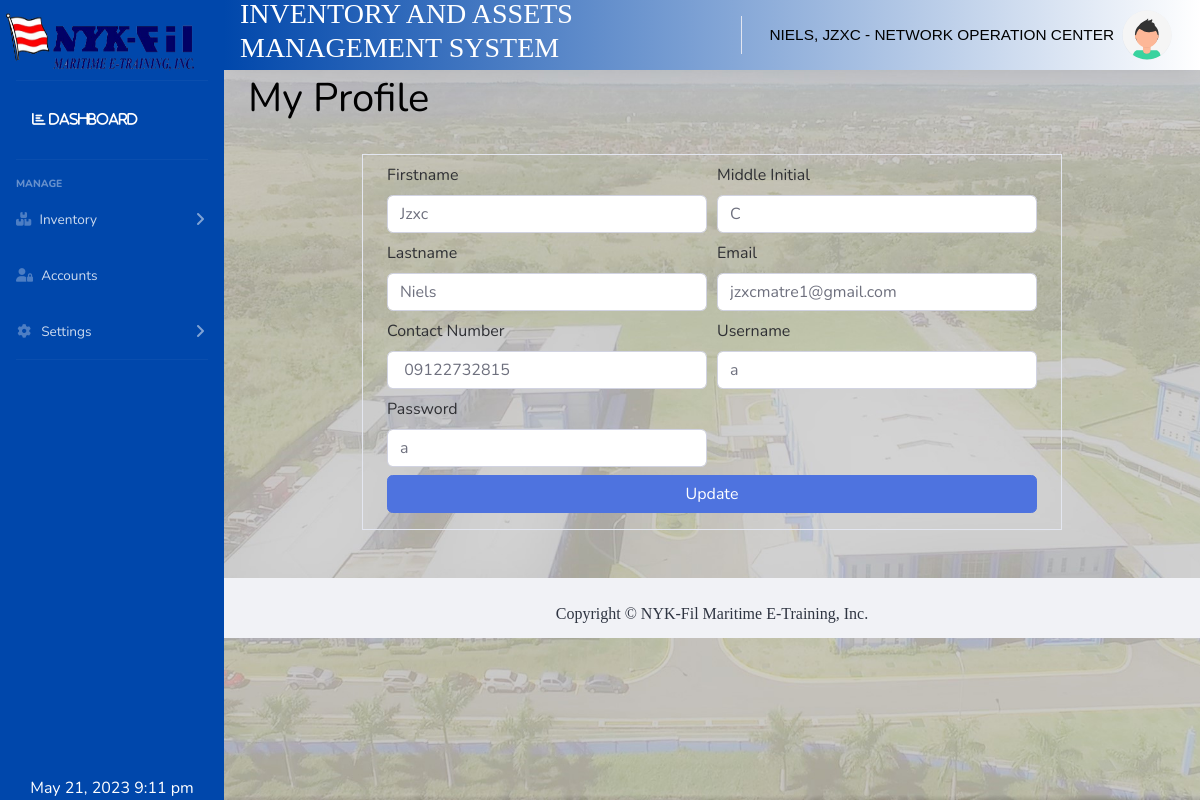
/pages/myprofilesetting.php (signed in), run on the app's committed database.
### tables this page shows
CREATE TABLE `user_acc_tbl` (
  `u_ids` int(11) NOT NULL,
  `emp_id` varchar(250) NOT NULL,
  `u_firstname` varchar(250) NOT NULL,
  `u_middlename` varchar(250) NOT NULL,
  `u_lastname` varchar(250) NOT NULL,
  `u_emailadd` varchar(250) NOT NULL,
  `u_contactno` varchar(250) NOT NULL,
  `u_address` varchar(250) NOT NULL,
  `u_departmentid` int(11) DEFAULT NULL,
  `u_username` varchar(250) NOT NULL,
  `u_password` varchar(250) NOT NULL,
  `u_levelid` int(11) NOT NULL,
  `u_status` int(11) NOT NULL
);

### pages/myprofilesetting.php (the view, shortened to what this page needs)
<!DOCTYPE html>
<html lang="en">
<head>
<?php include 'head.php'; ?>
</head>
<body>
        <?php include '../includes/navbar.php'; ?>
        <?php
        include '../includes/dbcon.php';
        $statement = $conn->prepare("Select * from user_acc_tbl  where u_ids = ".$userid." ");
        $statement->execute();
        $result = $statement->get_result();
                if($row = $result->fetch_assoc())
                {
                  $firstname = $row["u_firstname"];
                  $middleinitial = $row["u_middlename"];
                  $lastname = $row["u_lastname"];
                  $email = $row["u_emailadd"];
                  $contact = $row["u_contactno"];
                  $us = $row["u_username"];
                  $pw = $row["u_password"];
                }
        ?>
        <div class="container-fluid">
        </span><h1 style="color:black;">My Profile</h1>
        </div>
        <div class="mt-4 container border" style="width:700px;">
                  <div class="form-group">
                  <form action="#" method="POST" onsubmit="return confirm('Are you sure you want to update?');">
                            <div class="form-row">
                                      <div class="mt-2 col-md-6">
                                                          <label>Firstname</label>
                                                          <input type="text" class="form-control" name="txtfirstname" value="<?php echo $firstname; ?>" required>
                                      </div>
                                      <div class="mt-2 col-md-6">
                                                          <label>Middle Initial</label>
                                                          <input type="text" class="form-control" name="txtmiddleinitial" maxlength="1" value="<?php echo $middleinitial; ?>" required>
                                      </div>
                                      <div class="mt-2 col-md-6">
                                                          <label>Lastname</label>
                                                          <input type="text" class="form-control" name="txtlastname" value="<?php echo $lastname; ?>"  required>
                                      </div>
                                      <div class="mt-2 col-md-6">
                                                          <label>Email</label>
                                                          <input type="email" class="form-control" name="txtemail" value="<?php echo $email; ?>" required>
                                      </div>
                                      <div class="mt-2 col-md-6">
                                                          <label>Contact Number</label>
                                                          <input type="text" class="form-control" name="txtcontactnumber" value="<?php echo $contact; ?>" >
                                      </div>
                                      <div class="mt-2 col-md-6">
                                                          <label>Username</label>
                                                          <input type="text" class="form-control" name="txtusername" value="<?php echo $us; ?>" required>
                                      </div>
                                      <div class="mt-2 col-md-6">
                                                          <label>Password</label>
                                                          <input type="text" class="form-control" name="txtpassword" value="<?php echo $pw; ?>" >
                                      </div>
                            </div>
                  <input type="submit" class="mt-2 btn btn-primary btn-block" name="btnupdateprofile" value="Update">
                  </form>
                  </div>
        </div>
        <?php include '../includes/footer.php'; ?>
</body>
</html>

### data on the page
user_acc_tbl: txtfirstname "Jzxc", txtmiddleinitial "C", txtlastname "Niels", txtemail "jzxcmatre1@gmail.com", txtcontactnumber "09122732815", txtusername "a", txtpassword "a"

### other printed values
$userfullname "NIELS, JZXC"
$userdepartment "NETWORK OPERATION CENTER"
